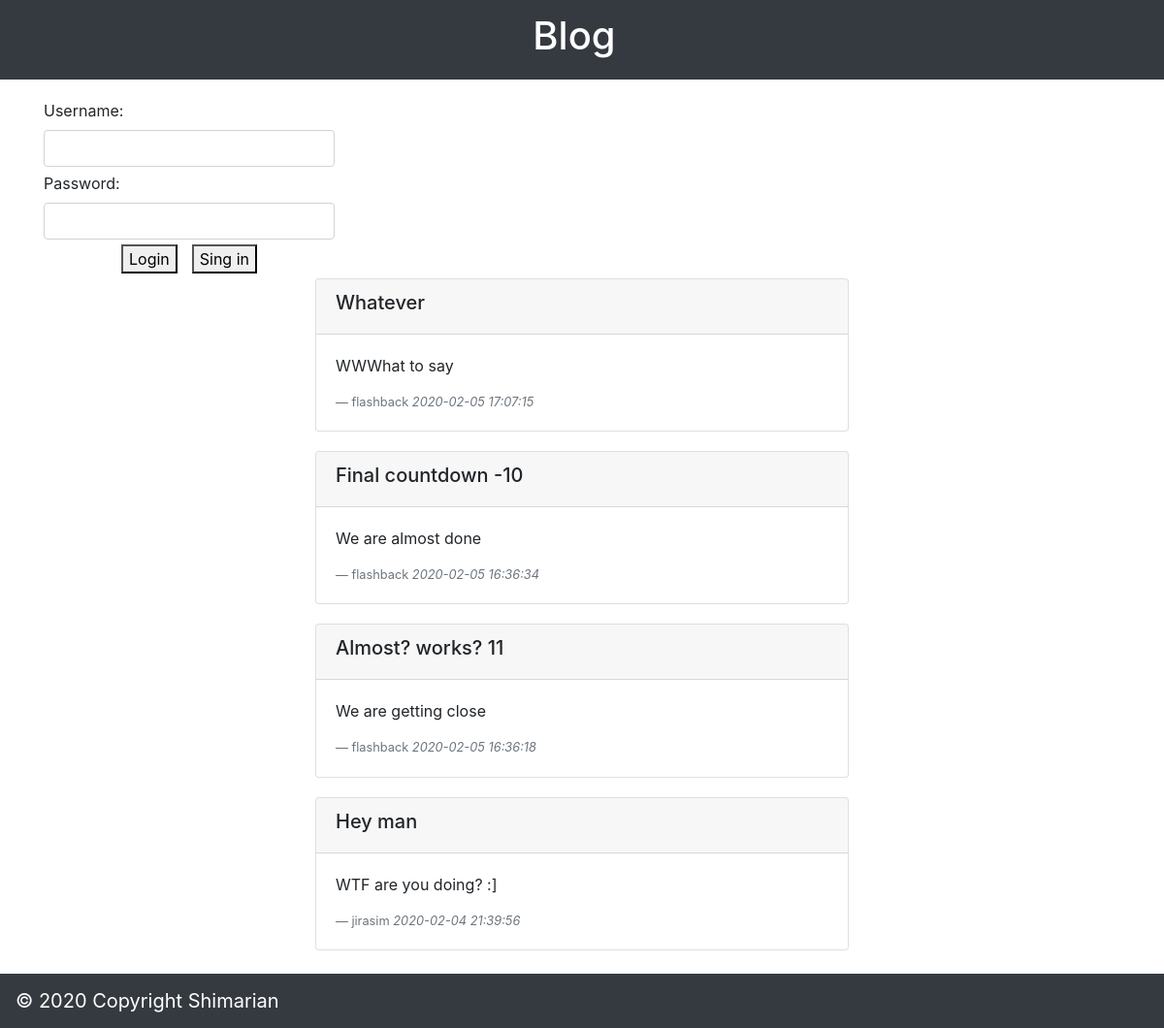
The page /Blog/index.php on the database its author committed.
### tables this page shows
CREATE TABLE `posts` (
  `id` int(11) NOT NULL,
  `user` varchar(255) NOT NULL,
  `birth` timestamp NOT NULL DEFAULT current_timestamp(),
  `head` varchar(255) NOT NULL,
  `body` text NOT NULL
);

### Blog/controls/index_control.php (called while the page is built, shortened)
<?php
    $table = "posts";
    $post_user_key = "user";
    $post_timestamp_key = "birth";
    $post_head_key = "head";
    $post_body_key = "body";
    $filter = "";
    $sorted_by = ["birth"];
    $order = "DESC";
    $all_posts = select_SQL($table, $filter, $sorted_by, $order);
?>

### Blog/modules/SQL.php (called while the page is built, shortened)
<?php
    include('config/db_connection.php');
    function select_SQL($table, $filter, $sorted_by, $order='ASC'){
        global $pdo;
        $sql = "SELECT * FROM $table";
        if(!empty($sorted_by)){
            $sql = $sql . " ORDER BY";
            foreach($sorted_by as $key){
                $sql = $sql . " $key";
            }
            $sql = $sql . " $order";
        }
        $stmt = $pdo->prepare($sql);
        $stmt->execute();
        $result = $stmt->fetchAll();
        return $result;
    }
?>

### Blog/index.php (the view, shortened to what this page needs)
<?php
include "modules/SQL.php";
include "templates/header.php";
include "controls/index_control.php";
?>
<div class="container">
    <?php if(isset($_SESSION['user_username'])){ ?>
        <div class="login-form">
            <form method="post">
                <?php echo "logged as " . "<span class='font-weight-bold'>" . $_SESSION['user_username'] . "</span>"; ?> </p>
                <button type="submit" name="log-out" style="margin-bottom:30px" >Log out</button>
                <button type="button" onclick="window.location.href='myposts.php'">My posts</button>
            </form>
        </div>
    <?php } else{ ?>
        <div class="login-form">
            <form method="post">
                <div class="row">
                    <label class="login-label" for="user-name-login">Username: </label>
                    <input type="text" class="form-control" id="user-name-login" name="user-name-login">
                </div>
                <div class="row">
                    <label class="login-label" for="password-login">Password: </label>
                    <input type="password" class="form-control" id="password-login" name="password-login">
                </div>
                <div class="row justify-content-center">
                    <button type="submit" name="login" id="login" style="margin-right: 15px">Login</button>
                    <button type="button" onclick="window.location.href='signin.php'">Sing in</button>
                </div>
            </form>
        </div>
    <?php } ?>
    <div class="">
        <?php foreach($all_posts as $post){ ?>
            <form method="post">
                <div class="card mx-auto" style="max-width: 550px; margin-bottom:20px">
                    <div class="card-header">
                        <h5><?php echo $post[$post_head_key] ?></h5>
                    </div>
                    <div class="card-body">
                        <p><?php echo $post[$post_body_key] ?></p>
                        <footer class="blockquote-footer"><?php echo $post[$post_user_key] ?>
                            <cite title="Source Title"><?php echo $post[$post_timestamp_key] ?></cite></footer>
                    </div>
                </div>
            </form>
        <?php } ?>
    </div>
</div>
<?php
include "templates/footer.php";
?>

### Blog/templates/header.php (shortened to what this page needs)
<!DOCTYPE html>
<html lang="en">
<head>
    <link rel="stylesheet" href="https://stackpath.bootstrapcdn.com/bootstrap/4.4.1/css/bootstrap.min.css">
    <link rel="stylesheet" href="styles/maincss.css">
</head>
<body style="margin-bottom:80px">
    <nav class="navbar navbar-dark bg-dark justify-content-center">
        <a class="navbar-brand" href="index.php"><h1>Blog</h1></a>
    </nav>

### Blog/templates/footer.php (shortened to what this page needs)
<nav class="navbar navbar-dark bg-dark fixed-bottom">
    <span class="navbar-brand">© 2020 Copyright Shimarian</span>
</nav>
</body>
</html>

### Blog/styles/maincss.css (style rules this page uses)
.login-form { margin-top: 20px; max-width: 300px; }
.row { margin-left: 0px !important; margin-right: 0px !important; margin-bottom: 5px; }
.login-label { min-width: 100px; }

### rows shown on the page
posts: head "Whatever", body "WWWhat to say", user "flashback", birth "2020-02-05 17:07:15"
posts: head "Final countdown -10", body "We are almost done", user "flashback", birth "2020-02-05 16:36:34"
posts: head "Almost? works? 11", body "We are getting close", user "flashback", birth "2020-02-05 16:36:18"
posts: head "Hey man", body "WTF are you doing? :]", user "jirasim", birth "2020-02-04 21:39:56"
